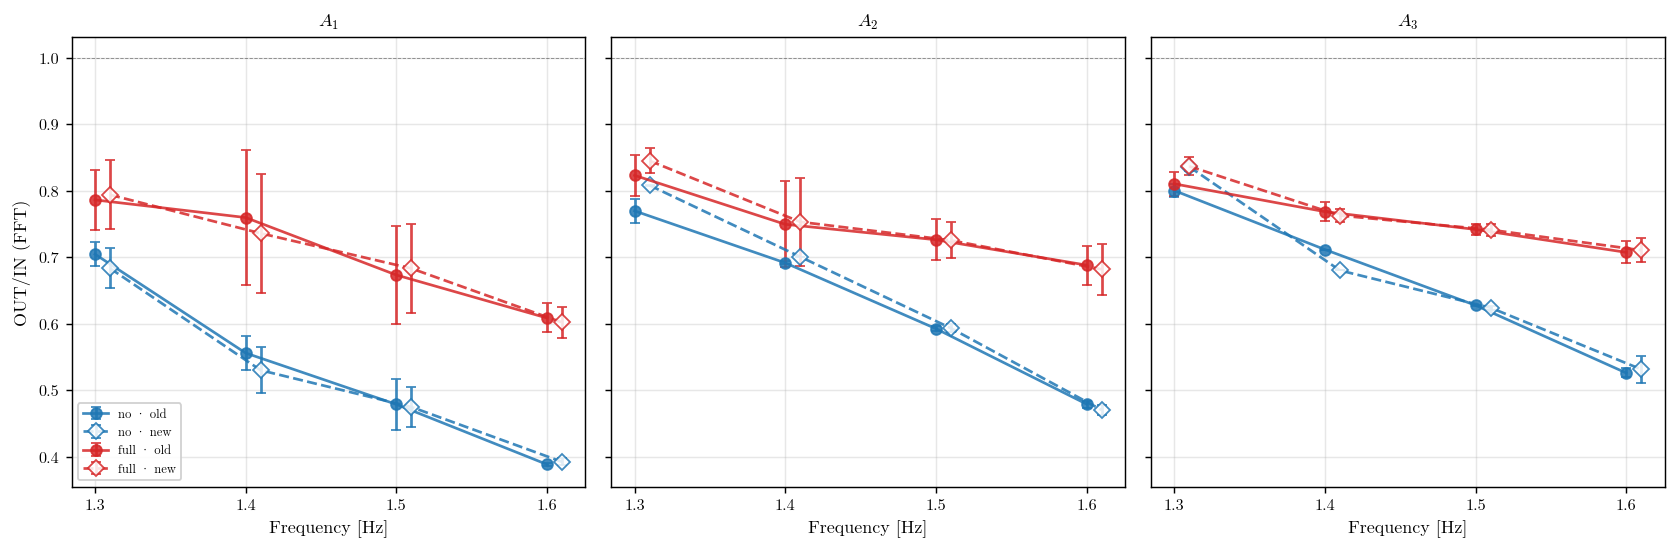

The script that saved this image:
"""
Variable-N(f) window prototype — proof + impact on OUT/IN
==========================================================

Computes OUT/IN(FFT) under two window strategies on the same canon runs:

  OLD: probe-shifted Huseby–Grue [50T, 60T] at the OUT-probe anchor
       (r=12.4 m), IN shifted earlier by ΔT = (12.4 − r_IN) / c_g(f) · f.
       Length = 10 T (uniform). Start UC-snapped to nearest ±T.

  NEW: t_start = r_probe / c_g(f, h) + 10/f. Length N(f) periods, where
       N(f) is the maximum that respects (a) parasitic 2f arrival at IN
       and (b) per40 ringdown at OUT:
           f=1.3 → N=10 (binding: parasitic at IN)
           f=1.4 → N=13 (binding: parasitic at IN)
           f=1.5 → N=17 (binding: both, sweet spot)
           f=1.6 → N=15 (binding: per40 plateau at OUT)
       Start UC-snapped to nearest ±T. End = start + N·samples_per_period.

Both windows use the same FFT method (peak-bin nearest, ±0.05 Hz around
paddle f). Only the window placement and length change.

This script answers TWO questions:

  1. PROOF — does the new window land in the eyeball plateau and dodge
     parasitic + per40 ringdown at every (f, probe)? Confirmed by
     printing the snapped window endpoints relative to t_arr, t_paras,
     and per40 paddle-stop.

  2. IMPACT — how much does the OUT/IN ratio shift under the new
     window? Aggregated per (freq, amp, wind), with the wind effect
     Δτ = τ_fw − τ_nw under both old and new. The headline question is
     whether the wind effect — the central thesis result — is preserved.

Outputs (scratch only):
    analysis_scratch/window_variable_N_prototype.csv
    analysis_scratch/window_variable_N_prototype.pdf
    analysis_scratch/window_variable_N_prototype.png
    analysis_scratch/window_variable_N_prototype_findings.md
    stdout: numerical summary + per-(f, probe) safety verification

Run from repo root:
    /opt/anaconda3/envs/draumkvedet/bin/python analysis_scratch/window_variable_N_prototype.py
"""

import sys
import warnings
from pathlib import Path

warnings.filterwarnings("ignore")

import numpy as np
import pandas as pd
import matplotlib

matplotlib.use("Agg")
import matplotlib.pyplot as plt

BASE = Path(__file__).resolve().parent.parent
sys.path.insert(0, str(BASE))

import os
os.chdir(BASE)

from wavescripts.improved_data_loader import load_analysis_data, load_processed_dfs
from wavescripts.plot_utils import apply_thesis_style, WIND_COLOR_MAP, amp_to_label
from wavescripts.constants import c_group, HG

apply_thesis_style()

# ── Config ──────────────────────────────────────────────────────────────
FS                 = 250.0
FFT_BAND_HZ        = 0.05

THESIS_FREQS       = [1.3, 1.4, 1.5, 1.6]
THESIS_AMPS        = [0.10, 0.20, 0.30]

IN_PROBES          = ["9373/170", "9373/340"]
OUT_PROBE          = "12400/250"
PROBE_R_M          = {"9373/170": 9.373, "9373/340": 9.373, "12400/250": 12.400}
TANK_DEPTH_M       = HG.TANK_DEPTH_M

SNAP_HALFWIDTH_T   = 1.0   # ±1 wave period UC search window

# OLD pipeline parameters
OLD_HG_START_T     = HG.START_T_REF       # 50
OLD_HG_END_T       = HG.END_T_REF         # 60
OLD_HG_REF_R_M     = HG.REF_R_M           # 12.4 m
OLD_WINDOW_LENGTH_T = OLD_HG_END_T - OLD_HG_START_T   # 10

# NEW formula parameters
NEW_N_OFFSET       = 10
N_LENGTH_LOOKUP    = {1.3: 10, 1.4: 13, 1.5: 17, 1.6: 15}

# Canon — march-2026 cond4 lowrange
PROCESSED_DIRS = [
    Path("waveprocessed/PROCESSED-20260326-ProbePos4_31_FPV_2-tett6roof-under9Mooring-height100-lowrange"),
    Path("waveprocessed/PROCESSED-20260327-ProbePos4_31_FPV_2-tett6roof-under9Mooring30-height100-lowrange"),
]

SCRATCH_DIR = Path(__file__).parent
OUT_PDF     = SCRATCH_DIR / "window_variable_N_prototype.pdf"
OUT_PNG     = SCRATCH_DIR / "window_variable_N_prototype.png"
OUT_CSV     = SCRATCH_DIR / "window_variable_N_prototype.csv"
OUT_MD      = SCRATCH_DIR / "window_variable_N_prototype_findings.md"


# ── Helpers ─────────────────────────────────────────────────────────────
def fft_amp_at_freq(segment: np.ndarray, target_hz: float,
                    fs: float = FS, band_hz: float = FFT_BAND_HZ) -> float:
    N = len(segment)
    if N < 4:
        return np.nan
    seg = np.asarray(segment, dtype=float).copy()
    if np.isnan(seg).any():
        idx  = np.arange(N)
        good = ~np.isnan(seg)
        if good.sum() < N * 0.9:
            return np.nan
        seg = np.interp(idx, idx[good], seg[good])
    freqs = np.fft.fftfreq(N, d=1.0 / fs)
    pos   = freqs > 0
    pos_f = freqs[pos]
    mask  = (pos_f >= target_hz - band_hz) & (pos_f <= target_hz + band_hz)
    if not mask.any():
        j = int(np.argmin(np.abs(pos_f - target_hz)))
    else:
        local_idx = int(np.argmin(np.abs(pos_f[mask] - target_hz)))
        j = np.where(mask)[0][local_idx]
    fft_vals = np.fft.fft(seg)
    amps_pos = 2.0 * np.abs(fft_vals[pos]) / N
    return float(amps_pos[j])


def get_eta(df_run: pd.DataFrame, pos: str):
    for col in (f"eta_{pos}_interp", f"eta_{pos}"):
        if col in df_run.columns:
            return df_run[col].to_numpy(dtype=float)
    return None


def canonical_in_signal(df_run: pd.DataFrame):
    sigs = []
    for p in IN_PROBES:
        s = get_eta(df_run, p)
        if s is not None:
            sigs.append(s)
    if not sigs:
        return None
    nmin = min(len(s) for s in sigs)
    stack = np.vstack([s[:nmin] for s in sigs])
    return np.nanmean(stack, axis=0)


def snap_to_upcrossing(signal: np.ndarray, target_idx: int,
                       f_paddle: float, fs: float = FS) -> int:
    """Snap target sample idx to nearest zero-upcrossing within ±SNAP_HALFWIDTH_T
    periods, threshold = local DC mean of first 2 s of signal (matches
    live pipeline)."""
    if target_idx < 0 or target_idx >= len(signal):
        return target_idx
    samples_per_period = int(round(fs / f_paddle))
    halfwidth = int(round(SNAP_HALFWIDTH_T * samples_per_period))
    baseline_n = int(2 * fs)
    upcross_level = float(np.nanmean(signal[:baseline_n]))
    above = signal > upcross_level
    all_uc = np.where((~above[:-1]) & above[1:])[0] + 1
    lo = max(0, target_idx - halfwidth)
    hi = min(len(signal) - 1, target_idx + halfwidth)
    cands = all_uc[(all_uc >= lo) & (all_uc <= hi)]
    if len(cands) == 0:
        return target_idx
    return int(cands[np.argmin(np.abs(cands - target_idx))])


# ── Window functions ────────────────────────────────────────────────────
def old_window_indices(signal: np.ndarray, probe: str,
                       f_paddle: float, fs: float = FS):
    """Probe-shifted H&G [50T, 60T] anchored at r=12.4 m, UC-snap start.
    End = start + 10·samples_per_period."""
    r_probe_m = PROBE_R_M[probe]
    cg = c_group(f_paddle, TANK_DEPTH_M)
    dT_periods = (OLD_HG_REF_R_M - r_probe_m) / cg * f_paddle
    start_T = OLD_HG_START_T - dT_periods
    samples_per_period = int(round(fs / f_paddle))
    target_start_idx = int(round(start_T * samples_per_period))
    snap_start = snap_to_upcrossing(signal, target_start_idx, f_paddle, fs)
    snap_end = snap_start + OLD_WINDOW_LENGTH_T * samples_per_period
    return snap_start, snap_end


def new_window_indices(signal: np.ndarray, probe: str,
                       f_paddle: float, fs: float = FS):
    """t_start = r/c_g + 10/f, length N(f)/f, UC-snap start."""
    r_m = PROBE_R_M[probe]
    cg = c_group(f_paddle, TANK_DEPTH_M)
    t_start = r_m / cg + NEW_N_OFFSET / f_paddle
    target_start_idx = int(round(t_start * fs))
    snap_start = snap_to_upcrossing(signal, target_start_idx, f_paddle, fs)
    f_key = round(float(f_paddle), 2)
    if f_key not in N_LENGTH_LOOKUP:
        # fallback for off-canon frequencies — use nearest
        f_key = min(N_LENGTH_LOOKUP.keys(), key=lambda k: abs(k - f_paddle))
    N_len = N_LENGTH_LOOKUP[f_key]
    samples_per_period = int(round(fs / f_paddle))
    snap_end = snap_start + N_len * samples_per_period
    return snap_start, snap_end


def amp_in_window_indices(signal: np.ndarray, s: int, e: int,
                          f_paddle: float) -> float:
    if s < 0 or e > len(signal) or e <= s:
        return np.nan
    return fft_amp_at_freq(signal[s:e], f_paddle)


# ── Load ────────────────────────────────────────────────────────────────
print("1. Loading meta + processed_dfs (canon March-2026 lowrange) …")
combined_meta, _, _, _ = load_analysis_data(*PROCESSED_DIRS, load_processed=False)
processed_dfs = load_processed_dfs(*PROCESSED_DIRS)
print(f"   meta: {len(combined_meta)} rows · processed_dfs: {len(processed_dfs)} runs")


def select_canon() -> pd.DataFrame:
    f_col = pd.to_numeric(combined_meta["WaveFrequencyInput [Hz]"], errors="coerce")
    a_col = pd.to_numeric(combined_meta["WaveAmplitudeInput [Volt]"], errors="coerce")
    mask = (
        f_col.between(min(THESIS_FREQS) - 0.02, max(THESIS_FREQS) + 0.02)
        & a_col.between(min(THESIS_AMPS) - 0.005, max(THESIS_AMPS) + 0.005)
        & (combined_meta["PanelCondition"] == "full")
        & (combined_meta["quality_flag"] == "ok")
    )
    sub = combined_meta[mask].copy()
    sub["freq_r"] = f_col[mask].round(2)
    sub["amp_r"]  = a_col[mask].round(2)
    return sub


sel = select_canon()
print(f"\n2. Canonical scope: {len(sel)} runs across "
      f"{sel['freq_r'].nunique()} freqs × "
      f"{sel['amp_r'].nunique()} amps × "
      f"{sel['WindCondition'].nunique()} winds")


# ── 3. Compute OLD + NEW OUT/IN per run ─────────────────────────────────
print("\n3. Computing OUT/IN under OLD vs NEW windows per run …")
records = []
for _, r in sel.iterrows():
    df = processed_dfs.get(r["path"])
    if df is None:
        continue
    f = float(r["freq_r"])
    sig_in  = canonical_in_signal(df)
    sig_out = get_eta(df, OUT_PROBE)
    if sig_in is None or sig_out is None:
        continue

    # OLD windows
    s_in_o,  e_in_o  = old_window_indices(sig_in,  IN_PROBES[0], f, FS)
    s_out_o, e_out_o = old_window_indices(sig_out, OUT_PROBE,    f, FS)
    a_in_o  = amp_in_window_indices(sig_in,  s_in_o,  e_in_o,  f)
    a_out_o = amp_in_window_indices(sig_out, s_out_o, e_out_o, f)
    outin_o = a_out_o / a_in_o if (np.isfinite(a_in_o) and a_in_o > 0) else np.nan

    # NEW windows
    s_in_n,  e_in_n  = new_window_indices(sig_in,  IN_PROBES[0], f, FS)
    s_out_n, e_out_n = new_window_indices(sig_out, OUT_PROBE,    f, FS)
    a_in_n  = amp_in_window_indices(sig_in,  s_in_n,  e_in_n,  f)
    a_out_n = amp_in_window_indices(sig_out, s_out_n, e_out_n, f)
    outin_n = a_out_n / a_in_n if (np.isfinite(a_in_n) and a_in_n > 0) else np.nan

    records.append({
        "path":        r["path"],
        "freq_r":      f,
        "amp_r":       round(float(r["amp_r"]), 2),
        "wind":        r["WindCondition"],
        "A_in_old":    a_in_o,
        "A_out_old":   a_out_o,
        "OUT_IN_old":  outin_o,
        "A_in_new":    a_in_n,
        "A_out_new":   a_out_n,
        "OUT_IN_new":  outin_n,
        # snapped window endpoints (s) for verification
        "in_window_old_s":  (s_in_o  / FS,  e_in_o  / FS),
        "out_window_old_s": (s_out_o / FS,  e_out_o / FS),
        "in_window_new_s":  (s_in_n  / FS,  e_in_n  / FS),
        "out_window_new_s": (s_out_n / FS,  e_out_n / FS),
    })

per_run = pd.DataFrame(records)
per_run["delta_OUT_IN"] = per_run["OUT_IN_new"] - per_run["OUT_IN_old"]
per_run["pct_OUT_IN"]   = per_run["delta_OUT_IN"] / per_run["OUT_IN_old"] * 100.0
print(f"   {len(per_run)} per-run rows computed")


# ── 4. Aggregate per (freq, amp, wind) ──────────────────────────────────
print("\n4. Aggregating per (freq, amp, wind) …")
agg = per_run.groupby(["freq_r", "amp_r", "wind"]).agg(
    OUT_IN_old_mean = ("OUT_IN_old", "mean"),
    OUT_IN_new_mean = ("OUT_IN_new", "mean"),
    OUT_IN_old_std  = ("OUT_IN_old", "std"),
    OUT_IN_new_std  = ("OUT_IN_new", "std"),
    n               = ("OUT_IN_old", "size"),
).reset_index()
agg["delta_OUT_IN"] = agg["OUT_IN_new_mean"] - agg["OUT_IN_old_mean"]
agg["pct_OUT_IN"]   = agg["delta_OUT_IN"] / agg["OUT_IN_old_mean"] * 100.0


# ── 5. Wind-effect shift: Δτ_fw - Δτ_nw, under old vs new ───────────────
print("\n5. Wind-effect shift per (freq, amp) …")
wind_pivot_old = agg.pivot_table(
    index=["freq_r", "amp_r"], columns="wind",
    values="OUT_IN_old_mean", aggfunc="first").reset_index()
wind_pivot_new = agg.pivot_table(
    index=["freq_r", "amp_r"], columns="wind",
    values="OUT_IN_new_mean", aggfunc="first").reset_index()

we = wind_pivot_old.merge(wind_pivot_new, on=["freq_r", "amp_r"],
                          suffixes=("_old", "_new"))
we["Dtau_old"] = we["full_old"] - we["no_old"]
we["Dtau_new"] = we["full_new"] - we["no_new"]
we["Dtau_shift"] = we["Dtau_new"] - we["Dtau_old"]

print("\nWind effect (Δτ = τ_fw − τ_nw) per (freq, amp) — OLD vs NEW:")
print(we.round(4).to_string(index=False))


# ── 6. Verification — print snapped windows for one run per freq ────────
print("\n6. Snapped-window verification (one per40-fullwind run per freq) …")
print(f"  {'f':<5} {'IN old':<24} {'IN new':<24} {'OUT old':<24} {'OUT new':<24}")
print(f"  {'(Hz)':<5} {'[s_start, s_end]':<24} {'[s_start, s_end]':<24} {'[s_start, s_end]':<24} {'[s_start, s_end]':<24}")
print("  " + "─" * 120)
for f in THESIS_FREQS:
    sub = per_run[(per_run["freq_r"] == f)
                  & (per_run["amp_r"] == 0.20)
                  & (per_run["wind"] == "full")]
    if sub.empty:
        continue
    rep = sub.iloc[0]
    print(f"  {f:<5.1f} "
          f"{str(tuple(round(x, 2) for x in rep['in_window_old_s'])):<24} "
          f"{str(tuple(round(x, 2) for x in rep['in_window_new_s'])):<24} "
          f"{str(tuple(round(x, 2) for x in rep['out_window_old_s'])):<24} "
          f"{str(tuple(round(x, 2) for x in rep['out_window_new_s'])):<24}")


# ── 7. Plot — OUT/IN(f) under old vs new, per amp ───────────────────────
print("\n7. Plotting OUT/IN comparison …")
fig, axes = plt.subplots(1, len(THESIS_AMPS), figsize=(13, 4.5),
                         sharex=True, sharey=True)
for ax, amp in zip(axes, THESIS_AMPS):
    sub = agg[np.isclose(agg["amp_r"], amp)].copy()
    if sub.empty:
        ax.text(0.5, 0.5, "no data", ha="center", va="center",
                transform=ax.transAxes, color="gray")
        continue
    for wind in ("no", "full"):
        sw = sub[sub["wind"] == wind].sort_values("freq_r")
        if sw.empty:
            continue
        color = WIND_COLOR_MAP[wind]
        # OLD: solid + circles
        ax.errorbar(sw["freq_r"], sw["OUT_IN_old_mean"],
                    yerr=sw["OUT_IN_old_std"].fillna(0),
                    fmt="o-", color=color, capsize=3, lw=1.5, ms=6, alpha=0.85,
                    label=f"{wind} · old")
        # NEW: dashed + diamonds, slight offset
        ax.errorbar(sw["freq_r"] + 0.01, sw["OUT_IN_new_mean"],
                    yerr=sw["OUT_IN_new_std"].fillna(0),
                    fmt="D--", color=color, capsize=3, lw=1.5, ms=6, alpha=0.85,
                    mfc="white", mec=color, label=f"{wind} · new")
    ax.axhline(1.0, color="black", lw=0.5, ls="--", alpha=0.4)
    ax.set_xlabel("Frequency [Hz]", fontsize=10)
    ax.set_xticks(THESIS_FREQS)
    ax.grid(True, alpha=0.3)
    ax.set_title(f"{amp_to_label(amp)}", fontsize=10)

axes[0].set_ylabel("OUT/IN (FFT)", fontsize=10)
axes[0].legend(fontsize=7, loc="best", framealpha=0.9, ncol=1)
fig.suptitle("", fontsize=11)
fig.tight_layout()
fig.savefig(OUT_PDF, bbox_inches="tight")
fig.savefig(OUT_PNG, dpi=130, bbox_inches="tight")
plt.close(fig)
print(f"   saved → {OUT_PDF.relative_to(BASE)}")
print(f"          {OUT_PNG.relative_to(BASE)}")


# ── 8. Save CSV + findings ──────────────────────────────────────────────
agg.to_csv(OUT_CSV, index=False)
print(f"   CSV → {OUT_CSV.relative_to(BASE)}")

md_lines = [
    "# Variable-N(f) window prototype — OLD vs NEW comparison",
    "",
    "Generated by `analysis_scratch/window_variable_N_prototype.py`.",
    "",
    "Scope: full panel, 1.3–1.6 Hz, 0.10/0.20/0.30 V, both winds, "
    "quality_flag=ok, march-2026 cond4 lowrange.",
    "",
    "## Window definitions",
    "",
    "**OLD** — probe-shifted H&G [50T, 60T] anchored at r=12.4 m. Length = 10 T uniform.",
    "",
    "**NEW** — t_start = r/c_g(f, h) + 10/f. Length N(f) periods, where:",
    "",
    "| f (Hz) | N_length (T) | binding constraint |",
    "|---|---:|---|",
    "| 1.3 | 10 | parasitic at IN |",
    "| 1.4 | 13 | parasitic at IN |",
    "| 1.5 | 17 | tie (parasitic ≈ per40 plateau) |",
    "| 1.6 | 15 | per40 plateau at OUT |",
    "",
    "Both UC-snap start to nearest upcrossing within ±T.",
    "",
    "## OUT/IN per (freq, amp, wind) — old vs new",
    "",
    "| f | amp | wind | n | OUT/IN old | OUT/IN new | Δ | Δ % |",
    "|---|---|---|---:|---:|---:|---:|---:|",
]
for _, r in agg.iterrows():
    md_lines.append(
        f"| {r['freq_r']:.1f} | {r['amp_r']:.2f} | {r['wind']} | {r['n']} | "
        f"{r['OUT_IN_old_mean']:.4f} | {r['OUT_IN_new_mean']:.4f} | "
        f"{r['delta_OUT_IN']:+.4f} | {r['pct_OUT_IN']:+.2f}% |"
    )

md_lines += [
    "",
    "## Wind effect (Δτ = τ_fw − τ_nw) — old vs new",
    "",
    "| f | amp | Δτ_old | Δτ_new | shift |",
    "|---|---|---:|---:|---:|",
]
for _, r in we.iterrows():
    md_lines.append(
        f"| {r['freq_r']:.1f} | {r['amp_r']:.2f} | "
        f"{r['Dtau_old']:+.4f} | {r['Dtau_new']:+.4f} | "
        f"{r['Dtau_shift']:+.4f} |"
    )

OUT_MD.write_text("\n".join(md_lines), encoding="utf-8")
print(f"   findings → {OUT_MD.relative_to(BASE)}")

# Headlines
print("\n8. Headline numbers")
print(f"   Median |Δ OUT/IN| across all (f, amp, wind): {agg['delta_OUT_IN'].abs().median():.4f}")
print(f"   Max    |Δ OUT/IN|:                          {agg['delta_OUT_IN'].abs().max():.4f}")
print(f"   Median |Δτ shift|:                          {we['Dtau_shift'].abs().median():.4f}")
print(f"   Max    |Δτ shift|:                          {we['Dtau_shift'].abs().max():.4f}")

print("\nDone.")
